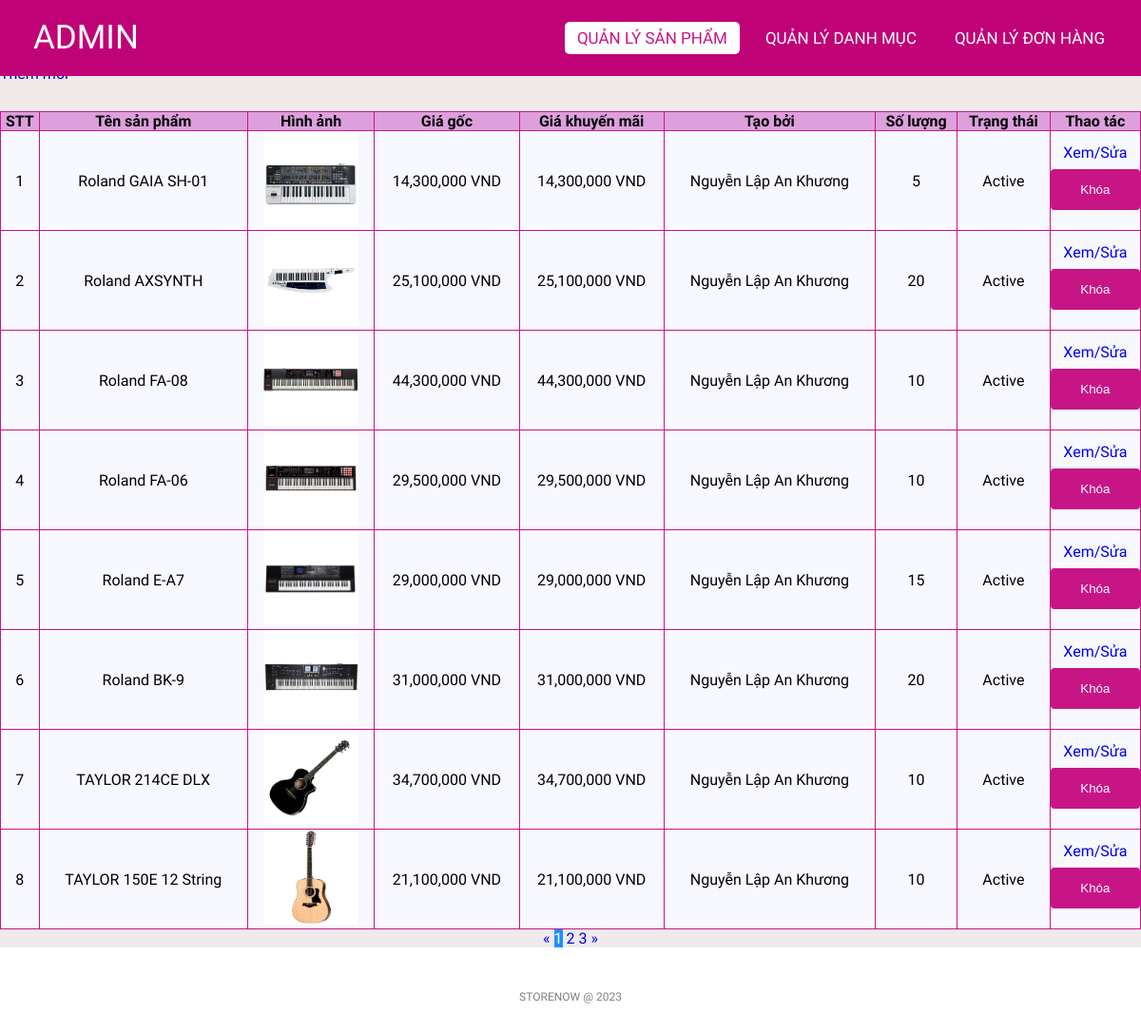
Screenshot of /admin/productlist.php (signed in) with the database file from the repository.
### tables this page shows
CREATE TABLE `products` (
  `id` int(11) NOT NULL,
  `name` varchar(255) NOT NULL,
  `originalPrice` decimal(10,0) NOT NULL,
  `promotionPrice` decimal(10,0) NOT NULL,
  `image` varchar(50) NOT NULL,
  `createdBy` int(11) NOT NULL,
  `createdDate` date NOT NULL,
  `cateId` int(11) NOT NULL,
  `qty` int(11) NOT NULL,
  `des` varchar(1000) NOT NULL,
  `status` tinyint(1) NOT NULL,
  `soldCount` int(11) NOT NULL
);

CREATE TABLE `users` (
  `id` int(11) NOT NULL,
  `email` varchar(255) NOT NULL,
  `fullname` varchar(255) NOT NULL,
  `dob` date NOT NULL,
  `password` varchar(255) NOT NULL,
  `role_id` int(11) NOT NULL,
  `status` tinyint(1) NOT NULL,
  `address` varchar(500) NOT NULL,
  `isConfirmed` tinyint(4) NOT NULL DEFAULT 0,
  `captcha` varchar(50) NOT NULL
);

### lib/database.php (called while the page is built, shortened)
<?php
class Database extends PDO
{
  public $host   = DB_HOST;
  public $user   = DB_USER;
  public $pass   = DB_PASS;
  public $dbname = DB_NAME;
  public $link;
  private function connectDB()
  {
    $this->link = new mysqli(
      $this->host,
      $this->user,
      $this->pass,
      $this->dbname
    );
  }
  public function select($query)
  {
    $result = $this->link->query($query);
    if ($result->num_rows > 0) {
      return $result;
    } else {
      return false;
    }
  }
}

### classes/product.php (called while the page is built, shortened)
<?php
$filepath = realpath(dirname(__FILE__));
include_once($filepath . '/../lib/database.php');
?>
<?php
class product
{
    private $db;
    public function __construct()
    {
        $this->db = new Database();
    }
    public function getAllAdmin($page = 1, $total = 8)
    {
        $tmp = ($page - 1) * $total;
        $query =
            "SELECT products.*, categories.name as cateName, users.fullName
			 FROM products INNER JOIN categories ON products.cateId = categories.id INNER JOIN users ON products.createdBy = users.id
			 order by products.id desc
             limit $tmp,$total";
        $result = $this->db->select($query);
        return $result;
    }
    public function getCountPaging($row = 8)
    {
        $query = "SELECT COUNT(*) FROM products";
        $mysqli_result = $this->db->select($query);
        if ($mysqli_result) {
            $totalrow = intval((mysqli_fetch_all($mysqli_result, MYSQLI_ASSOC)[0])['COUNT(*)']);
            $result = ceil($totalrow / $row);
            return $result;
        }
        return false;
    }
}
?>

### admin/productlist.php (the view, shortened to what this page needs)
<?php
include '../classes/product.php';
$product = new product();
$list = $product->getAllAdmin((isset($_GET['page']) ? $_GET['page'] : 1));
$pageCount = $product->getCountPaging();
?>
<!DOCTYPE html>
<html lang="en">
<head>
    <link rel="stylesheet" href="css/style.css">
    <link rel="stylesheet" href="https://cdnjs.cloudflare.com/ajax/libs/font-awesome/5.15.4/css/all.min.css">
</head>
<body>
    <nav>
        <label class="logo">ADMIN</label>
        <ul>
            <li><a href="productlist.php" class="active">Quản lý Sản phẩm</a></li>
            <li><a href="categoriesList.php">Quản lý Danh mục</a></li>
            <li><a href="orderlist.php">Quản lý Đơn hàng</a></li>
        </ul>
    </nav>
    <div class="title">
        <h1>Danh sách sản phẩm</h1>
    </div>
    <div class="addNew">
        <a href="add_product.php">Thêm mới</a>
    </div>
    <div class="container">
        <?php $count = 1;
        if ($list) { ?>
            <table class="list">
                <tr>
                    <th>STT</th>
                    <th>Tên sản phẩm</th>
                    <th>Hình ảnh</th>
                    <th>Giá gốc</th>
                    <th>Giá khuyến mãi</th>
                    <th>Tạo bởi</th>
                    <th>Số lượng</th>
                    <th>Trạng thái</th>
                    <th>Thao tác</th>
                </tr>
                <?php foreach ($list as $key => $value) { ?>
                    <tr>
                        <td><?= $count++ ?></td>
                        <td><?= $value['name'] ?></td>
                        <td><img class="image-cart" src="uploads/<?= $value['image'] ?>" alt=""></td>
                        <td><?= number_format($value['originalPrice'], 0, '', ',') ?> VND</td>
                        <td><?= number_format($value['promotionPrice'], 0, '', ',') ?> VND</td>
                        <td><?= $value['fullName'] ?></td>
                        <td><?= $value['qty'] ?></td>
                        <td><?= ($value['status']) ? "Active" : "Block" ?></td>
                        <td>
                            <a href="edit_product.php?id=<?= $value['id'] ?>">Xem/Sửa</a>
                            <?php
                            if ($value['status']) { ?>
                                <form action="productlist.php" method="post">
                                    <input type="submit" value="Khóa" name="block">
                                </form>
                            <?php } ?>
                        </td>
                    </tr>
                <?php } ?>
            </table>
        <?php } else { ?>
            <h3>Chưa có sản phẩm nào...</h3>
        <?php } ?>
        <div class="pagination">
            <a href="productlist.php?page=<?= (isset($_GET['page'])) ? (($_GET['page'] <= 1) ? 1 : $_GET['page'] - 1) : 1 ?>">&laquo;</a>
            <?php
            for ($i = 1; $i <= $pageCount; $i++) {
                if (isset($_GET['page'])) {
                    if ($i == $_GET['page']) { ?>
                        <a class="active" href="productlist.php?page=<?= $i ?>"><?= $i ?></a>
                    <?php } else { ?>
                        <a href="productlist.php?page=<?= $i ?>"><?= $i ?></a>
                    <?php  }
                } else {
                    if ($i == 1) { ?>
                        <a class="active" href="productlist.php?page=<?= $i ?>"><?= $i ?></a>
                    <?php  } else { ?>
                        <a href="productlist.php?page=<?= $i ?>"><?= $i ?></a>
                    <?php   } ?>
                <?php  } ?>
            <?php }
            ?>
            <a href="productlist.php?page=<?= (isset($_GET['page'])) ? $_GET['page'] + 1 : 2 ?>">&raquo;</a>
        </div>
    </div>
    <footer>
        <p class="copyright">STORENOW @ 2023</p>
    </footer>
</body>
</html>

### admin/css/style.css (style rules this page uses)
* { padding: 0; margin: 0; text-decoration: none; list-style: none; box-sizing: border-box; }
body { font-family: Mitr; background: rgb(240, 234, 234); }
nav { top: 0; position: fixed; background: #c00277; height: 80px; width: 100%; }
label.logo { color: white; font-size: 35px; line-height: 80px; padding: 0 35px; }
nav ul { float: right; margin-right: 20px; }
nav ul li { display: inline-block; line-height: 80px; margin: 0 5px; }
nav ul li a { color: white; font-size: 17px; padding: 7px 13px; border-radius: 3px; text-transform: uppercase; border-radius: 5px; transition: 0.5s; }
.active, a:hover { background-color: white; color: mediumvioletred; }
.container { margin-top: 30px; height: auto; }
.addNew { margin-top: 30px; }
.title { background-color: white; }
footer { padding: 30px 0; background-color:white; }
footer .copyright { margin-top: 15px; text-align: center; font-size: 12px; color: gray; }
.list { width: 100%; background-color: ghostwhite; padding: 10px; border-collapse: collapse; }
.image-cart { height: 100px; width: 100px; }
th { background-color: plum; border: 1px solid mediumvioletred; }
td { border: 1px solid mediumvioletred; text-align: center; }
input[type=submit] { width: 100%; background-color: mediumvioletred; color: white; padding: 14px 20px; margin: 8px 0; border: none; border-radius: 4px; cursor: pointer; }
.pagination { text-align: center; }
.pagination a.active { background-color: dodgerblue; color: white; }

### rows the page displays
products: name "Roland GAIA SH-01", image (picture), originalPrice "14,300,000", promotionPrice "14,300,000", users.fullname "Nguyễn Lập An Khương", qty "5", status "Active"
products: name "Roland AXSYNTH", image (picture), originalPrice "25,100,000", promotionPrice "25,100,000", users.fullname "Nguyễn Lập An Khương", qty "20", status "Active"
products: name "Roland FA-08", image (picture), originalPrice "44,300,000", promotionPrice "44,300,000", users.fullname "Nguyễn Lập An Khương", qty "10", status "Active"
products: name "Roland FA-06", image (picture), originalPrice "29,500,000", promotionPrice "29,500,000", users.fullname "Nguyễn Lập An Khương", qty "10", status "Active"
products: name "Roland E-A7", image (picture), originalPrice "29,000,000", promotionPrice "29,000,000", users.fullname "Nguyễn Lập An Khương", qty "15", status "Active"
products: name "Roland BK-9", image (picture), originalPrice "31,000,000", promotionPrice "31,000,000", users.fullname "Nguyễn Lập An Khương", qty "20", status "Active"
products: name "TAYLOR 214CE DLX", image (picture), originalPrice "34,700,000", promotionPrice "34,700,000", users.fullname "Nguyễn Lập An Khương", qty "10", status "Active"
products: name "TAYLOR 150E 12 String", image (picture), originalPrice "21,100,000", promotionPrice "21,100,000", users.fullname "Nguyễn Lập An Khương", qty "10", status "Active"
